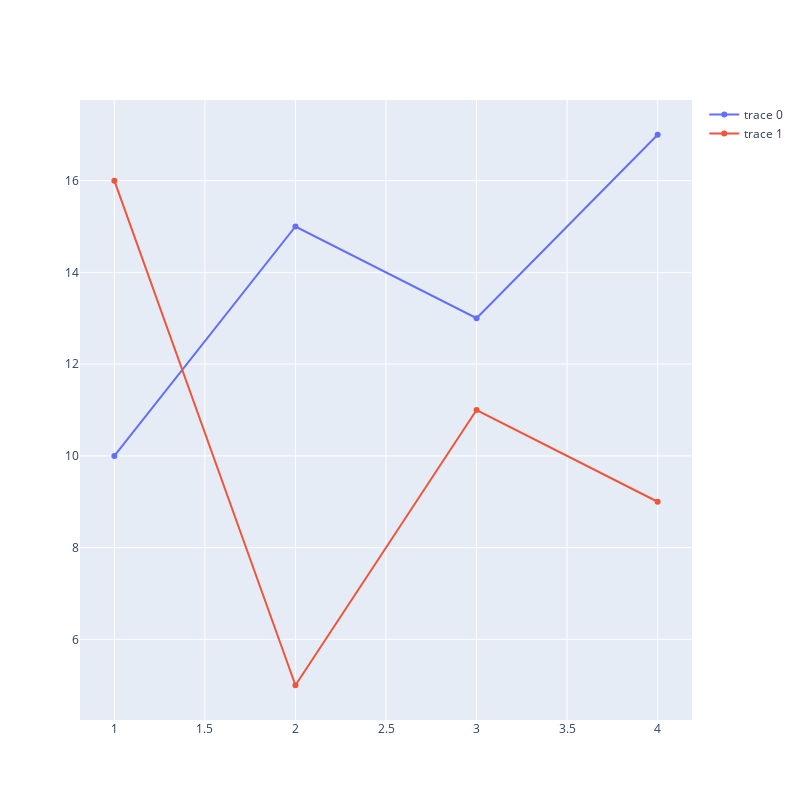

This figure's notebook cell:
### Markdown cell above
Теперь попробуем построить что-то с координатами x и y. Такой график уже будет Scatter - у каждого нашего наблюдения есть координаты x и y:

### Code cell
trace0 = go.Scatter(  
    x=[1, 2, 3, 4],
    y=[10, 15, 13, 17]
)
trace1 = go.Scatter(
    x=[1, 2, 3, 4],
    y=[16, 5, 11, 9]
)
our_data = [trace0, trace1] 

fig = go.Figure(our_data)

fig.update_layout(width=800, height=800)

fig.show()

#fig.write_image("fig1.png")

### Figure 1 — Plotly figure (JSON) as saved in the notebook; plotly's stock layout.template omitted (floating-point values rounded to 4 significant figures)
{"data": [{"type": "scatter", "x": [1, 2, 3, 4], "y": [10, 15, 13, 17]}, {"type": "scatter", "x": [1, 2, 3, 4], "y": [16, 5, 11, 9]}], "layout": {"height": 800, "width": 800}}
